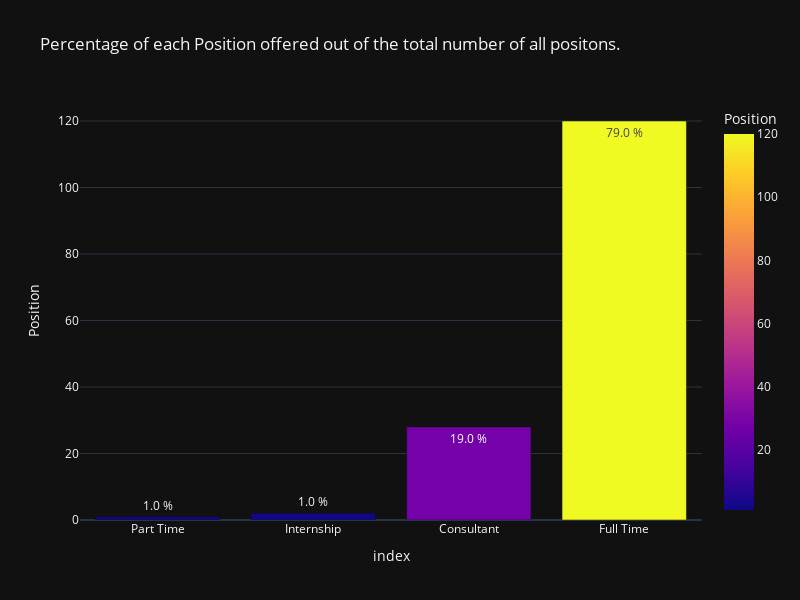

Notebook code for this chart:
### Markdown cell above
#### 3- Percentage of each Position offered out of the total number of all positons.

### Code cell
#Create a new series from Location column of our dataframe
Positions = jobs_data['Position'].value_counts()
# Turn it to a Dataframe- i will need some dataframe methods
Positions = Positions.to_frame()

# Create a new column 
Positions["Percentage"] = Positions.Position/Positions.Position.sum()*100
# Round it
Positions["Percentage"]   = Positions.Percentage.round().astype(str) + " %"

# Create a barchar using plotly
fig = px.bar(
             Positions, x = Positions.index , y ='Position',  
             title = "Percentage of each Position offered out of the total number of all positons." , 
             height=600,
             width = 800,
             color = 'Position',
             template='plotly_dark',
             text = Positions.Percentage,
             labels={
                     "Percentage": "Count"
                   
                 },
            )
    
fig.update_layout( xaxis={'categoryorder': 'total ascending'})
fig.show()

### Figure 1 — Plotly figure (JSON) as saved in the notebook; plotly's stock layout.template omitted (floating-point values rounded to 4 significant figures)
{"data": [{"alignmentgroup": "True", "hovertemplate": "index=%{x}<br>Position=%{marker.color}<br>Count=%{text}<extra></extra>", "legendgroup": "", "marker": {"color": [120, 28, 2, 1], "coloraxis": "coloraxis", "pattern": {"shape": ""}}, "name": "", "offsetgroup": "", "orientation": "v", "showlegend": false, "text": ["79.0 %", "19.0 %", "1.0 %", "1.0 %"], "textposition": "auto", "type": "bar", "x": ["Full Time", "Consultant", "Internship", "Part Time"], "xaxis": "x", "y": [120, 28, 2, 1], "yaxis": "y"}], "layout": {"barmode": "relative", "coloraxis": {"colorbar": {"title": {"text": "Position"}}, "colorscale": [[0, "#0d0887"], [0.1111, "#46039f"], [0.2222, "#7201a8"], [0.3333, "#9c179e"], [0.4444, "#bd3786"], [0.5556, "#d8576b"], [0.6667, "#ed7953"], [0.7778, "#fb9f3a"], [0.8889, "#fdca26"], [1, "#f0f921"]]}, "height": 600, "legend": {"tracegroupgap": 0}, "title": {"text": "Percentage of each Position offered out of the total number of all positons."}, "width": 800, "xaxis": {"anchor": "y", "categoryorder": "total ascending", "domain": [0, 1], "title": {"text": "index"}}, "yaxis": {"anchor": "x", "domain": [0, 1], "title": {"text": "Position"}}}}
